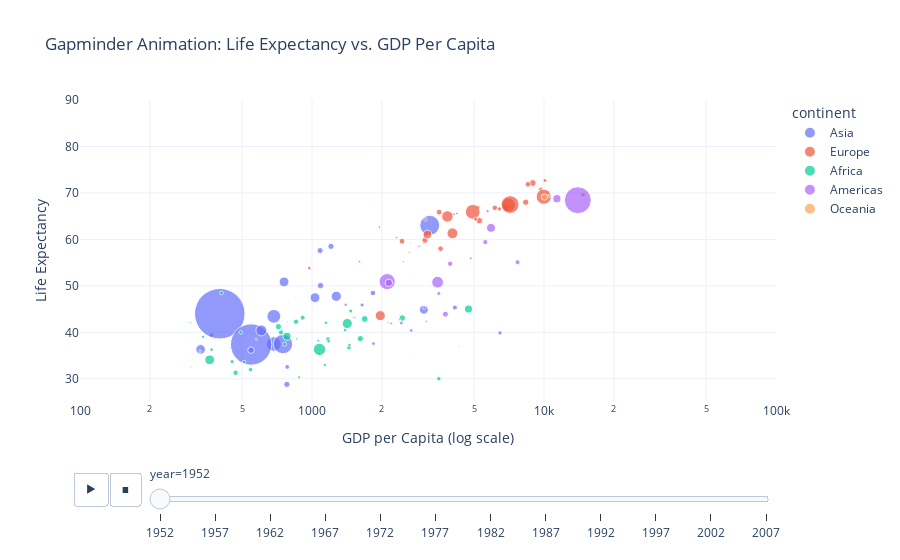

Notebook code cell kept with this figure:
### Code cell
# Q7
# Import required libraries
import plotly.express as px
import pandas as pd

# Load Gapminder dataset from Plotly
df = px.data.gapminder()

# Create the animated bubble chart
fig = px.scatter(df, 
                 x="gdpPercap", 
                 y="lifeExp", 
                 animation_frame="year", 
                 animation_group="country",
                 size="pop", 
                 color="continent", 
                 hover_name="country",
                 log_x=True, 
                 size_max=55, 
                 range_x=[100, 100000], 
                 range_y=[25, 90],
                 title="Gapminder Animation: Life Expectancy vs. GDP Per Capita")

# Customize the style
fig.update_layout(xaxis_title="GDP per Capita (log scale)", 
                  yaxis_title="Life Expectancy",
                  template="plotly_white")

# Show the figure
fig.show()

### Figure 1 — Plotly figure (JSON) as saved in the notebook; plotly's stock layout.template omitted (floating-point values rounded to 4 significant figures)
{"data": [{"hovertemplate": "<b>%{hovertext}</b><br><br>continent=Asia<br>year=1952<br>gdpPercap=%{x}<br>lifeExp=%{y}<br>pop=%{marker.size}<extra></extra>", "hovertext": ["Afghanistan", "Bahrain", "Bangladesh", "Cambodia", "China", "Hong Kong, China", "India", "Indonesia", "Iran", "Iraq", "Israel", "Japan", "Jordan", "Korea, Dem. Rep.", "Korea, Rep.", "Kuwait", "Lebanon", "Malaysia", "Mongolia", "Myanmar", "Nepal", "Oman", "Pakistan", "Philippines", "Saudi Arabia", "Singapore", "Sri Lanka", "Syria", "Taiwan", "Thailand", "Vietnam", "West Bank and Gaza", "Yemen, Rep."], "ids": ["Afghanistan", "Bahrain", "Bangladesh", "Cambodia", "China", "Hong Kong, China", "India", "Indonesia", "Iran", "Iraq", "Israel", "Japan", "Jordan", "Korea, Dem. Rep.", "Korea, Rep.", "Kuwait", "Lebanon", "Malaysia", "Mongolia", "Myanmar", "Nepal", "Oman", "Pakistan", "Philippines", "Saudi Arabia", "Singapore", "Sri Lanka", "Syria", "Taiwan", "Thailand", "Vietnam", "West Bank and Gaza", "Yemen, Rep."], "legendgroup": "Asia", "marker": {"color": "#636efa", "size": [8425333, 120447, 46886859, 4693836, 556263527, 2125900, 372000000, 82052000, 17272000, 5441766, 1620914, 86459025, 607914, 8865488, 20947571, 160000, 1439529, 6748378, 800663, 20092996, 9182536, 507833, 41346560, 22438691, 4005677, 1127000, 7982342, 3661549, 8550362, 21289402, 26246839, 1030585, 4963829], "sizemode": "area", "sizeref": 435900.0, "symbol": "circle"}, "mode": "markers", "name": "Asia", "orientation": "v", "showlegend": true, "type": "scatter", "x": [779.4, 9867.0, 684.2, 368.5, 400.4, 3054.0, 546.6, 749.7, 3035.0, 4130.0, 4087.0, 3217.0, 1547.0, 1088.0, 1031.0, 108400.0, 4835.0, 1831.0, 786.6, 331, 545.9, 1828.0, 684.6, 1273.0, 6460.0, 2315.0, 1084.0, 1643.0, 1207.0, 757.8, 605.1, 1516.0, 781.7], "xaxis": "x", "y": [28.8, 50.94, 37.48, 39.42, 44, 60.96, 37.37, 37.47, 44.87, 45.32, 65.39, 63.03, 43.16, 50.06, 47.45, 55.56, 55.93, 48.46, 42.24, 36.32, 36.16, 37.58, 43.44, 47.75, 39.88, 60.4, 57.59, 45.88, 58.5, 50.85, 40.41, 43.16, 32.55], "yaxis": "y"}, {"hovertemplate": "<b>%{hovertext}</b><br><br>continent=Europe<br>year=1952<br>gdpPercap=%{x}<br>lifeExp=%{y}<br>pop=%{marker.size}<extra></extra>", "hovertext": ["Albania", "Austria", "Belgium", "Bosnia and Herzegovina", "Bulgaria", "Croatia", "Czech Republic", "Denmark", "Finland", "France", "Germany", "Greece", "Hungary", "Iceland", "Ireland", "Italy", "Montenegro", "Netherlands", "Norway", "Poland", "Portugal", "Romania", "Serbia", "Slovak Republic", "Slovenia", "Spain", "Sweden", "Switzerland", "Turkey", "United Kingdom"], "ids": ["Albania", "Austria", "Belgium", "Bosnia and Herzegovina", "Bulgaria", "Croatia", "Czech Republic", "Denmark", "Finland", "France", "Germany", "Greece", "Hungary", "Iceland", "Ireland", "Italy", "Montenegro", "Netherlands", "Norway", "Poland", "Portugal", "Romania", "Serbia", "Slovak Republic", "Slovenia", "Spain", "Sweden", "Switzerland", "Turkey", "United Kingdom"], "legendgroup": "Europe", "marker": {"color": "#EF553B", "size": [1282697, 6927772, 8730405, 2791000, 7274900, 3882229, 9125183, 4334000, 4090500, 42459667, 69145952, 7733250, 9504000, 147962, 2952156, 47666000, 413834, 10381988, 3327728, 25730551, 8526050, 16630000, 6860147, 3558137, 1489518, 28549870, 7124673, 4815000, 22235677, 50430000], "sizemode": "area", "sizeref": 435900.0, "symbol": "circle"}, "mode": "markers", "name": "Europe", "orientation": "v", "showlegend": true, "type": "scatter", "x": [1601.0, 6137.0, 8343.0, 973.5, 2444.0, 3119.0, 6876.0, 9692.0, 6425.0, 7030.0, 7144.0, 3531.0, 5264.0, 7268.0, 5210.0, 4931.0, 2648.0, 8942.0, 10100.0, 4029.0, 3068.0, 3145.0, 3581.0, 5075.0, 4215.0, 3834.0, 8528.0, 14730.0, 1969.0, 9980.0], "xaxis": "x", "y": [55.23, 66.8, 68, 53.82, 59.6, 61.21, 66.87, 70.78, 66.55, 67.41, 67.5, 65.86, 64.03, 72.49, 66.91, 65.94, 59.16, 72.13, 72.67, 61.31, 59.82, 61.05, 58.0, 64.36, 65.57, 64.94, 71.86, 69.62, 43.59, 69.18], "yaxis": "y"}, {"hovertemplate": "<b>%{hovertext}</b><br><br>continent=Africa<br>year=1952<br>gdpPercap=%{x}<br>lifeExp=%{y}<br>pop=%{marker.size}<extra></extra>", "hovertext": ["Algeria", "Angola", "Benin", "Botswana", "Burkina Faso", "Burundi", "Cameroon", "Central African Republic", "Chad", "Comoros", "Congo, Dem. Rep.", "Congo, Rep.", "Cote d'Ivoire", "Djibouti", "Egypt", "Equatorial Guinea", "Eritrea", "Ethiopia", "Gabon", "Gambia", "Ghana", "Guinea", "Guinea-Bissau", "Kenya", "Lesotho", "Liberia", "Libya", "Madagascar", "Malawi", "Mali", "Mauritania", "Mauritius", "Morocco", "Mozambique", "Namibia", "Niger", "Nigeria", "Reunion", "Rwanda", "Sao Tome and Principe", "Senegal", "Sierra Leone", "Somalia", "South Africa", "Sudan", "Swaziland", "Tanzania", "Togo", "Tunisia", "Uganda", "Zambia", "Zimbabwe"], "ids": ["Algeria", "Angola", "Benin", "Botswana", "Burkina Faso", "Burundi", "Cameroon", "Central African Republic", "Chad", "Comoros", "Congo, Dem. Rep.", "Congo, Rep.", "Cote d'Ivoire", "Djibouti", "Egypt", "Equatorial Guinea", "Eritrea", "Ethiopia", "Gabon", "Gambia", "Ghana", "Guinea", "Guinea-Bissau", "Kenya", "Lesotho", "Liberia", "Libya", "Madagascar", "Malawi", "Mali", "Mauritania", "Mauritius", "Morocco", "Mozambique", "Namibia", "Niger", "Nigeria", "Reunion", "Rwanda", "Sao Tome and Principe", "Senegal", "Sierra Leone", "Somalia", "South Africa", "Sudan", "Swaziland", "Tanzania", "Togo", "Tunisia", "Uganda", "Zambia", "Zimbabwe"], "legendgroup": "Africa", "marker": {"color": "#00cc96", "size": [9279525, 4232095, 1738315, 442308, 4469979, 2445618, 5009067, 1291695, 2682462, 153936, 14100005, 854885, 2977019, 63149, 22223309, 216964, 1438760, 20860941, 420702, 284320, 5581001, 2664249, 580653, 6464046, 748747, 863308, 1019729, 4762912, 2917802, 3838168, 1022556, 516556, 9939217, 6446316, 485831, 3379468, 33119096, 257700, 2534927, 60011, 2755589, 2143249, 2526994, 14264935, 8504667, 290243, 8322925, 1219113, 3647735, 5824797, 2672000, 3080907], "sizemode": "area", "sizeref": 435900.0, "symbol": "circle"}, "mode": "markers", "name": "Africa", "orientation": "v", "showlegend": true, "type": "scatter", "x": [2449.0, 3521.0, 1063.0, 851.2, 543.3, 339.3, 1173.0, 1071.0, 1179.0, 1103.0, 780.5, 2126.0, 1389.0, 2670.0, 1419.0, 375.6, 328.9, 362.1, 4293.0, 485.2, 911.3, 510.2, 299.9, 853.5, 298.8, 575.6, 2388.0, 1443.0, 369.2, 452.3, 743.1, 1968.0, 1688.0, 468.5, 2424.0, 761.9, 1077.0, 2719.0, 493.3, 879.6, 1450.0, 879.8, 1136.0, 4725.0, 1616.0, 1148.0, 716.7, 859.8, 1468.0, 734.8, 1147.0, 406.9], "xaxis": "x", "y": [43.08, 30.02, 38.22, 47.62, 31.98, 39.03, 38.52, 35.46, 38.09, 40.72, 39.14, 42.11, 40.48, 34.81, 41.89, 34.48, 35.93, 34.08, 37.0, 30, 43.15, 33.61, 32.5, 42.27, 42.14, 38.48, 42.72, 36.68, 36.26, 33.69, 40.54, 50.99, 42.87, 31.29, 41.73, 37.44, 36.32, 52.72, 40, 46.47, 37.28, 30.33, 32.98, 45.01, 38.63, 41.41, 41.22, 38.6, 44.6, 39.98, 42.04, 48.45], "yaxis": "y"}, {"hovertemplate": "<b>%{hovertext}</b><br><br>continent=Americas<br>year=1952<br>gdpPercap=%{x}<br>lifeExp=%{y}<br>pop=%{marker.size}<extra></extra>", "hovertext": ["Argentina", "Bolivia", "Brazil", "Canada", "Chile", "Colombia", "Costa Rica", "Cuba", "Dominican Republic", "Ecuador", "El Salvador", "Guatemala", "Haiti", "Honduras", "Jamaica", "Mexico", "Nicaragua", "Panama", "Paraguay", "Peru", "Puerto Rico", "Trinidad and Tobago", "United States", "Uruguay", "Venezuela"], "ids": ["Argentina", "Bolivia", "Brazil", "Canada", "Chile", "Colombia", "Costa Rica", "Cuba", "Dominican Republic", "Ecuador", "El Salvador", "Guatemala", "Haiti", "Honduras", "Jamaica", "Mexico", "Nicaragua", "Panama", "Paraguay", "Peru", "Puerto Rico", "Trinidad and Tobago", "United States", "Uruguay", "Venezuela"], "legendgroup": "Americas", "marker": {"color": "#ab63fa", "size": [17876956, 2883315, 56602560, 14785584, 6377619, 12350771, 926317, 6007797, 2491346, 3548753, 2042865, 3146381, 3201488, 1517453, 1426095, 30144317, 1165790, 940080, 1555876, 8025700, 2227000, 662850, 157553000, 2252965, 5439568], "sizemode": "area", "sizeref": 435900.0, "symbol": "circle"}, "mode": "markers", "name": "Americas", "orientation": "v", "showlegend": true, "type": "scatter", "x": [5911.0, 2677.0, 2109.0, 11370.0, 3940.0, 2144.0, 2627.0, 5587.0, 1398.0, 3522.0, 3048.0, 2428.0, 1840.0, 2195.0, 2899.0, 3478.0, 3112.0, 2480.0, 1952.0, 3759.0, 3082.0, 3023.0, 13990.0, 5717.0, 7690.0], "xaxis": "x", "y": [62.48, 40.41, 50.92, 68.75, 54.74, 50.64, 57.21, 59.42, 45.93, 48.36, 45.26, 42.02, 37.58, 41.91, 58.53, 50.79, 42.31, 55.19, 62.65, 43.9, 64.28, 59.1, 68.44, 66.07, 55.09], "yaxis": "y"}, {"hovertemplate": "<b>%{hovertext}</b><br><br>continent=Oceania<br>year=1952<br>gdpPercap=%{x}<br>lifeExp=%{y}<br>pop=%{marker.size}<extra></extra>", "hovertext": ["Australia", "New Zealand"], "ids": ["Australia", "New Zealand"], "legendgroup": "Oceania", "marker": {"color": "#FFA15A", "size": [8691212, 1994794], "sizemode": "area", "sizeref": 435900.0, "symbol": "circle"}, "mode": "markers", "name": "Oceania", "orientation": "v", "showlegend": true, "type": "scatter", "x": [10040.0, 10560.0], "xaxis": "x", "y": [69.12, 69.39], "yaxis": "y"}], "layout": {"legend": {"itemsizing": "constant", "title": {"text": "continent"}, "tracegroupgap": 0}, "sliders": [{"active": 0, "currentvalue": {"prefix": "year="}, "len": 0.9, "pad": {"b": 10, "t": 60}, "steps": [{"args": [["1952"], {"frame": {"duration": 0, "redraw": false}, "fromcurrent": true, "mode": "immediate", "transition": {"duration": 0, "easing": "linear"}}], "label": "1952", "method": "animate"}, {"args": [["1957"], {"frame": {"duration": 0, "redraw": false}, "fromcurrent": true, "mode": "immediate", "transition": {"duration": 0, "easing": "linear"}}], "label": "1957", "method": "animate"}, {"args": [["1962"], {"frame": {"duration": 0, "redraw": false}, "fromcurrent": true, "mode": "immediate", "transition": {"duration": 0, "easing": "linear"}}], "label": "1962", "method": "animate"}, {"args": [["1967"], {"frame": {"duration": 0, "redraw": false}, "fromcurrent": true, "mode": "immediate", "transition": {"duration": 0, "easing": "linear"}}], "label": "1967", "method": "animate"}, {"args": [["1972"], {"frame": {"duration": 0, "redraw": false}, "fromcurrent": true, "mode": "immediate", "transition": {"duration": 0, "easing": "linear"}}], "label": "1972", "method": "animate"}, {"args": [["1977"], {"frame": {"duration": 0, "redraw": false}, "fromcurrent": true, "mode": "immediate", "transition": {"duration": 0, "easing": "linear"}}], "label": "1977", "method": "animate"}, {"args": [["1982"], {"frame": {"duration": 0, "redraw": false}, "fromcurrent": true, "mode": "immediate", "transition": {"duration": 0, "easing": "linear"}}], "label": "1982", "method": "animate"}, {"args": [["1987"], {"frame": {"duration": 0, "redraw": false}, "fromcurrent": true, "mode": "immediate", "transition": {"duration": 0, "easing": "linear"}}], "label": "1987", "method": "animate"}, {"args": [["1992"], {"frame": {"duration": 0, "redraw": false}, "fromcurrent": true, "mode": "immediate", "transition": {"duration": 0, "easing": "linear"}}], "label": "1992", "method": "animate"}, {"args": [["1997"], {"frame": {"duration": 0, "redraw": false}, "fromcurrent": true, "mode": "immediate", "transition": {"duration": 0, "easing": "linear"}}], "label": "1997", "method": "animate"}, {"args": [["2002"], {"frame": {"duration": 0, "redraw": false}, "fromcurrent": true, "mode": "immediate", "transition": {"duration": 0, "easing": "linear"}}], "label": "2002", "method": "animate"}, {"args": [["2007"], {"frame": {"duration": 0, "redraw": false}, "fromcurrent": true, "mode": "immediate", "transition": {"duration": 0, "easing": "linear"}}], "label": "2007", "method": "animate"}], "x": 0.1, "xanchor": "left", "y": 0, "yanchor": "top"}], "title": {"text": "Gapminder Animation: Life Expectancy vs. GDP Per Capita"}, "updatemenus": [{"buttons": [{"args": [null, {"frame": {"duration": 500, "redraw": false}, "fromcurrent": true, "mode": "immediate", "transition": {"duration": 500, "easing": "linear"}}], "label": "&#9654;", "method": "animate"}, {"args": [[null], {"frame": {"duration": 0, "redraw": false}, "fromcurrent": true, "mode": "immediate", "transition": {"duration": 0, "easing": "linear"}}], "label": "&#9724;", "method": "animate"}], "direction": "left", "pad": {"r": 10, "t": 70}, "showactive": false, "type": "buttons", "x": 0.1, "xanchor": "right", "y": 0, "yanchor": "top"}], "xaxis": {"anchor": "y", "domain": [0, 1], "range": [2, 5], "title": {"text": "GDP per Capita (log scale)"}, "type": "log"}, "yaxis": {"anchor": "x", "domain": [0, 1], "range": [25, 90], "title": {"text": "Life Expectancy"}}}}
